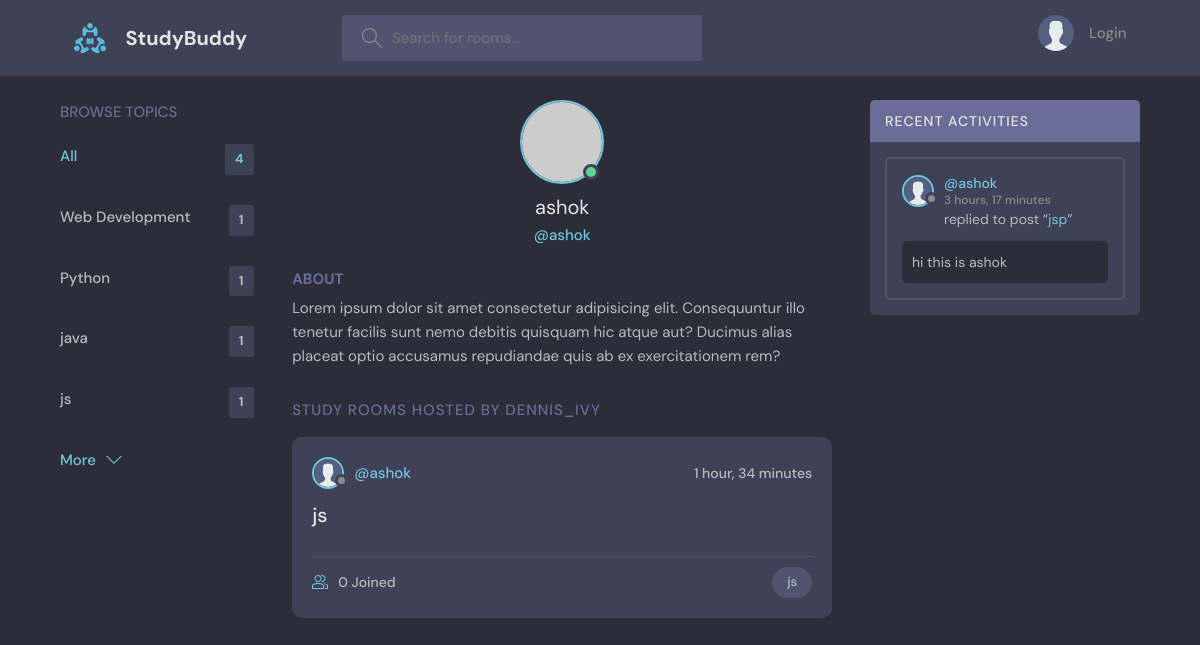
Page /profile/9/ on the committed database.
### base/models.py (models this page shows, shortened)
class Topic(models.Model):
    name = models.CharField(max_length=200)

class User(AbstractUser):
    name = models.CharField(max_length=200, null=True)
    email = models.EmailField(unique = True, null=True)
    bio = models.TextField(null=True)
    avatar = models.ImageField(null= True, default="avatar.svg")
    REQUIRED_FIELDS = []

class Room(models.Model):
    host =models.ForeignKey(User, on_delete=models.SET_NULL, null=True)
    topic =models.ForeignKey(Topic, on_delete=models.SET_NULL, null=True)
    name = models.CharField(max_length=200)
    description = models.TextField(null=True, blank=True)
    participants =models.ManyToManyField(User, related_name='participants', blank=True)
    updated = models.DateTimeField(auto_now=True)
    created = models.DateTimeField(auto_now_add=True)
    class Meta:
        ordering = ['-updated', '-created'] #newest item is shown first
    def __str__(self):
        return self.name

class Message(models.Model):
    user = models.ForeignKey(User, on_delete=models.CASCADE)
    room = models.ForeignKey(Room, on_delete=models.CASCADE)
    body = models.TextField()
    updated = models.DateTimeField(auto_now=True)
    created = models.DateTimeField(auto_now_add=True)
    class Meta:
        ordering = ['-updated', '-created'] #newest item is shown first

### base/views.py (the view)
# urls.py: path('profile/<str:pk>/', views.userProfile, name= "user-profile"),
def userProfile(request,pk):
    user = User.objects.get(id=pk)
    rooms = user.room_set.all() #room is model name room._set.all() get all children of rooms
    room_messages = user.message_set.all()
    topics = Topic.objects.all()
    context = {'user': user, 'rooms': rooms, 'room_messages':room_messages, 'topics':topics}
    return render(request, 'base/profile.html', context)

### base/templates/base/profile.html (shortened to what this page needs)
{% extends 'main.html' %}
{% block content %}
  <main class="profile-page layout layout--3">
    <div class="container">
      <div>
        {% include 'base/topics_components.html' %}
      </div>
      <div class="roomList">
        <div class="profile">
          <div class="profile__avatar">
            <div class="avatar avatar--large active">
              <img src="https://randomuser.me/api/portraits/men/11.jpg" />
            </div>
          </div>
          <div class="profile__info">
            <h3>{{user.username}}</h3>
            <p>@{{user.username}}</p>
          </div>
          <div class="profile__about">
            <h3>About</h3>
            <p>
              Lorem ipsum dolor sit amet consectetur adipisicing elit. Consequuntur illo tenetur
              facilis sunt nemo debitis quisquam hic atque aut? Ducimus alias placeat optio
              accusamus repudiandae quis ab ex exercitationem rem?
            </p>
          </div>
        </div>
        <div class="roomList__header">
          <div>
            <h2>Study Rooms Hosted by dennis_ivy</a>
            </h2>
          </div>
        </div>
        {% include 'base/feed_components.html' %}
      </div>
        {% include 'base/activity_components.html' %}
    </div>
  </main>
{% endblock content %}

### base/templates/base/topics_components.html
<div class="topics">
    <div class="topics__header">
        <h2>Browse Topics</h2>
    </div>
            <ul class="topics__list">
              <li>
                <a href="{% url 'home' %}" class="active">All <span>{{topics.count}}</span></a>
              </li>
              <li>
                {% for topic in topics %}
                    <a href="{% url 'home' %}?q={{topic.name}}">{{topic.name}} <span>{{topic.room_set.all.count}}</span> </a>
                {%endfor%}
                </li>
            </ul>
            <a class="btn btn--link" href="{% url 'topics' %}">
              More
              <svg version="1.1" xmlns="http://www.w3.org/2000/svg" width="32" height="32" viewBox="0 0 32 32">
                <title>chevron-down</title>
                <path d="M16 21l-13-13h-3l16 16 16-16h-3l-13 13z"></path>
              </svg>
            </a>
</div>

### base/templates/base/feed_components.html (shortened to what this page needs)
{% for room in rooms %}
<div class="roomListRoom">
    <div class="roomListRoom__header">
      <a href=" {% url 'login' %}" class="roomListRoom__author">
        <div class="avatar avatar--small">
          <img src="{{room.host.avatar.url}}" />
        </div>
        <span>@{{room.host.username}}</span>
      </a>
      <div class="roomListRoom__actions">
        <span>{{ room.created|timesince }}</span>
      </div>
    </div>
    <div class="roomListRoom__content">
      <a href="{% url 'rooms' room.id %}">{{room.name}}</a>
    </div>
    <div class="roomListRoom__meta">
      <a href="{% url 'rooms' room.id %}" class="roomListRoom__joined">
        {{room.participants.all.count}} Joined
      </a>
      <p class="roomListRoom__topic">{{room.topic.name}}</p>
    </div>
</div>
{% endfor%}

### base/templates/base/activity_components.html (shortened to what this page needs)
<div class="activities">
    <div class="activities__header">
      <h2>Recent Activities</h2>
    </div>
    {% for message in room_messages %}
    <div class="activities__box">
      <div class="activities__boxHeader roomListRoom__header">
            <a href="{% url 'user-profile' message.user.id %}" class="roomListRoom__author">
            <div class="avatar avatar--small">
                <img src="{{message.user.avatar.url}}" />
            </div>
            <p>
                @{{message.user}}
                <span>{{message.created| timesince}}</span>
            </p>
            </a>
      </div>
      <div class="activities__boxContent">
        <p>replied to post “<a href="{% url 'rooms' message.room.id %}">{{message.room}}</a>”</p>
        <div class="activities__boxRoomContent">
          {{message.body}}
        </div>
      </div>
    </div>
    {%endfor%}
</div>

### rows in the picture
Topic: name "Web Development", room_set.all.count "1"
Topic: name "Python", room_set.all.count "1"
Topic: name "java", room_set.all.count "1"
Topic: name "js", room_set.all.count "1"
User: username "ashok"
Room: host.avatar (placeholder picture), host.username "ashok", created "1 hour, 34 minutes", name "js", participants.all.count "0", topic.name "js"
Message: user.avatar (placeholder picture), user "ashok", created "3 hours, 17 minutes", room "jsp", body "hi this is ashok"

### other values in the picture
{{ topics.count }} "4"
